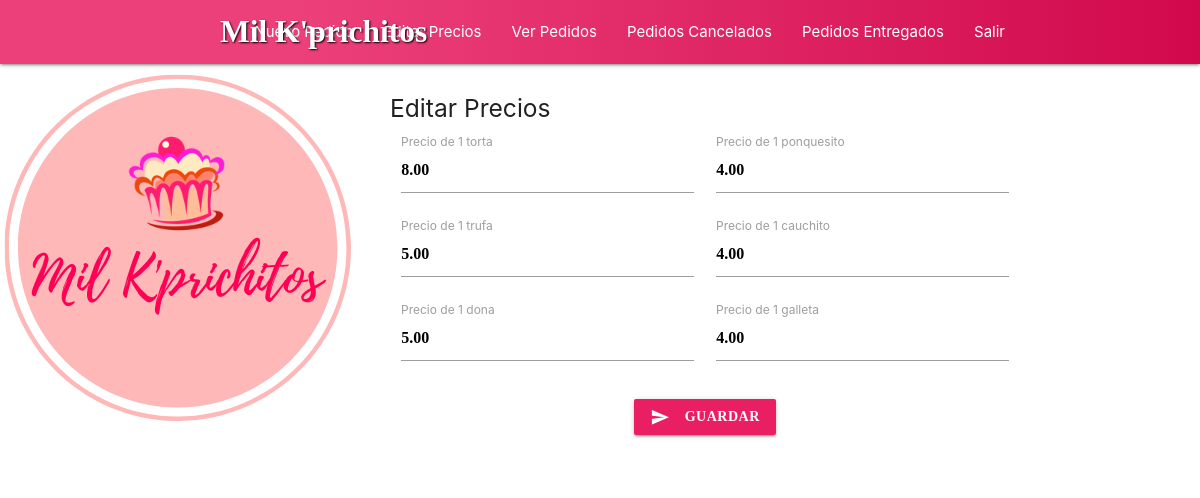
Screenshot of /editar_precios.php (signed in) with the database file from the repository.
### tables this page shows
CREATE TABLE `articulo` (
  `id_articulo` int(11) NOT NULL,
  `nombre_articulo` varchar(30) NOT NULL,
  `precio` decimal(11,2) NOT NULL
);

### editar_precios.php (the view, shortened to what this page needs)
<?php
if (!isset($_SESSION["inicio"]))
    header("Location: iniciar_sesion.php");
else {
    include("logica/conectar.php");
    $precioTorta = ($con->query("SELECT * FROM articulo WHERE id_articulo=1"))->fetch_assoc();
    $precioPonque = ($con->query("SELECT * FROM articulo WHERE id_articulo=2"))->fetch_assoc();
    $precioTrufa = ($con->query("SELECT * FROM articulo WHERE id_articulo=3"))->fetch_assoc();
    $precioCauchito = ($con->query("SELECT * FROM articulo WHERE id_articulo=4"))->fetch_assoc();
    $precioDona = ($con->query("SELECT * FROM articulo WHERE id_articulo=5"))->fetch_assoc();
    $precioGalleta = ($con->query("SELECT * FROM articulo WHERE id_articulo=6"))->fetch_assoc();
}
?>
<!DOCTYPE html>
<html lang="es">
<head>
    <link rel="stylesheet" href="css/materialize.min.css">
    <link rel="stylesheet" href="css/style.css">
    <link rel="stylesheet" href="css/datatables.min.css">
</head>
<body>
    <div class="navbar-fixed">
        <nav>
            <div class="nav-wrapper navcolor fixed">
                <div class="container">
                    <div class="contenedor-nav">
                        <a href="login" class="brand-logo texto-logo">Mil K'prichitos</a>
                    </div>
                    <ul class="right hide-on-med-and-down">
                        <li><a href="nuevo_pedido.php">Nuevo Pedido</a></li>
                        <li><a href="editar_precios.php">Editar Precios</a></li>
                        <li><a href="ver_pedidos.php">Ver Pedidos</a></li>
                        <li><a href="pedidos_cancelados.php">Pedidos Cancelados</a></li>
                        <li><a href="pedidos_entregados.php">Pedidos Entregados</a></li>
                        <li><a href="logica/logout.php">Salir</a></li>
                    </ul>
                </div>
            </div>
        </nav>
    </div>
    <div class="section container">
        <div class="row" style="display: flex;flex-direction: row-reverse;">
            <div class="col s12 m9">
                <div class="row">
                    <h5>Editar Precios</h5>
                    <form id="form">
                        <div class="input-field col s12 m6"><input type="text" name="torta" value="<?php echo $precioTorta['precio'] ?>" id="torta"><label for="torta">Precio de 1 torta</label></div>
                        <div class="input-field col s12 m6"><input type="text" name="ponque" value="<?php echo $precioPonque['precio'] ?>" id="ponque"><label for="ponque">Precio de 1 ponquesito</label></div>
                        <div class="input-field col s12 m6"><input type="text" name="trufa" value="<?php echo $precioTrufa['precio'] ?>" id="trufa"><label for="trufa">Precio de 1 trufa</label></div>
                        <div class="input-field col s12 m6"><input type="text" name="cauchito" value="<?php echo $precioCauchito['precio'] ?>" id="cauchito"><label for="cauchito">Precio de 1 cauchito</label></div>
                        <div class="input-field col s12 m6"><input type="text" name="dona" value="<?php echo $precioDona['precio'] ?>" id="dona"><label for="dona">Precio de 1 dona</label></div>
                        <div class="input-field col s12 m6"><input type="text" name="galleta" value="<?php echo $precioGalleta['precio'] ?>" id="galleta"><label for="galleta">Precio de 1 galleta</label></div>
                        <div class="input-field center col s12"><button class="btn pink"><i class="material-icons left">send</i>Guardar</button></div>
                    </form>
                </div>
            </div>
        </div>
    </div>
</body>
</html>

### css/style.css (style rules this page uses)
* { margin: 0; padding: 0; }
body { background-color: #ffffff; background-image: url(../img/logo.png); background-repeat: no-repeat; background-position-y: 70px; background-attachment: fixed; }
.navcolor { background: linear-gradient(90deg, #ec407a 25%, #d1094c 100%); }
.contenedor-nav { margin: 0 40px; }
form >.input-field>input, .btn { font-weight: bold; font-family: cursive; }
.texto-logo { font-family: cursive; font-weight: bold; text-shadow: black 1px 1px 2px; }

### rows the page displays
articulo: torta "8.00"
articulo: ponque "4.00"
articulo: trufa "5.00"
articulo: cauchito "4.00"
articulo: dona "5.00"
articulo: galleta "4.00"
